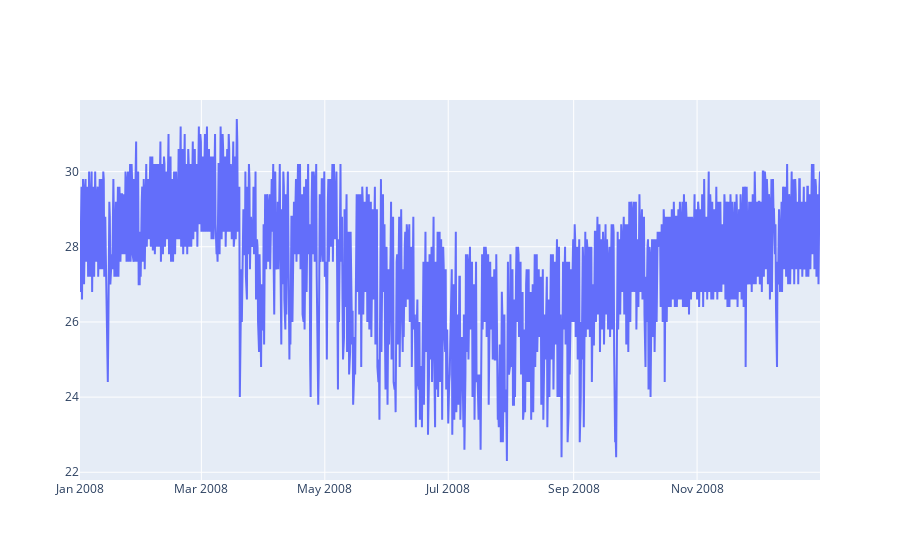

The notebook cell saved with this chart:
### Code cell
#Gráfico da temperatura de bulbo seco (2008)
fig = go.Figure([go.Scatter(x=df['2008'].index, y=df['TempBulboSeco']['2008'])])
fig.show()

### Figure 1 — Plotly figure (JSON) as saved in the notebook; plotly's stock layout.template omitted (floating-point values rounded to 4 significant figures; data arrays with more than 128 entries replaced by an {"elided": "..."} marker saying what was removed)
{"data": [{"type": "scatter", "x": {"elided": "1091 str values"}, "y": {"elided": "1091 float values"}}], "layout": {}}
